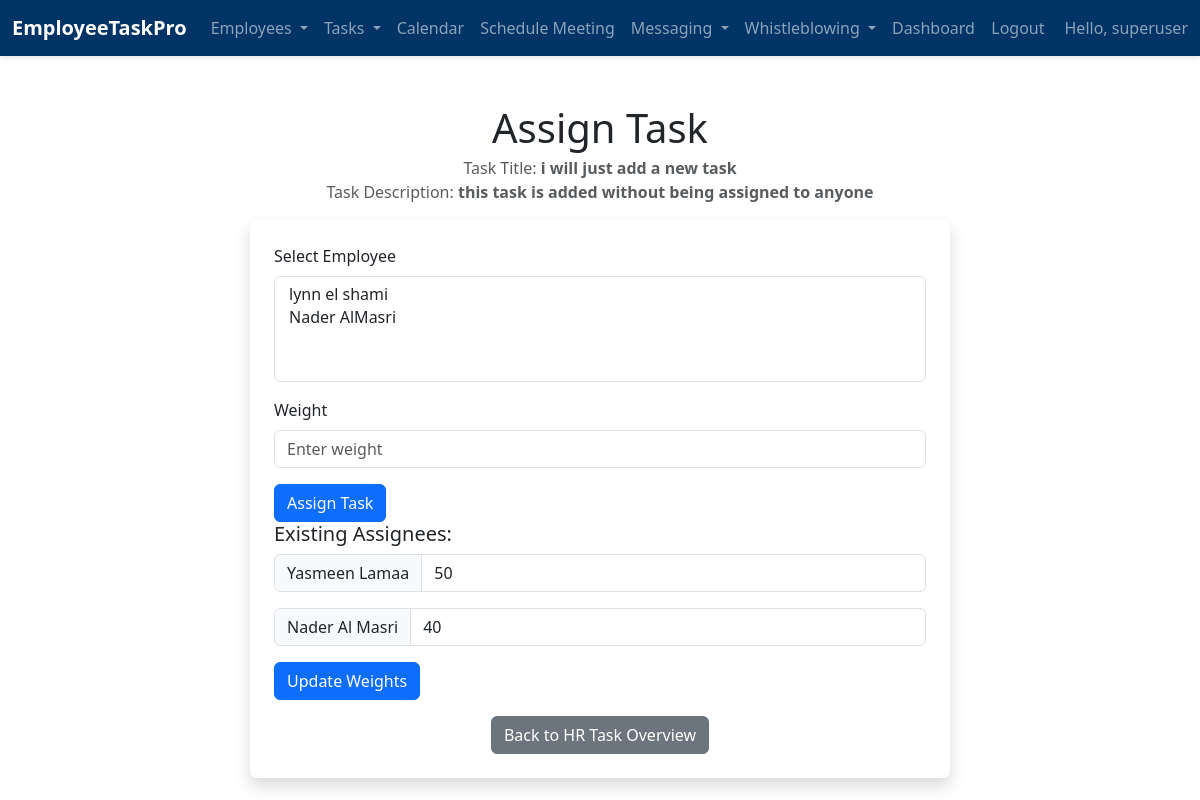
Page /emp/assign-task/30/ (signed in) on the committed database.
### emp/models.py (models this page shows, shortened)
class Task(models.Model):
    title = models.CharField(max_length=200)
    description = models.TextField(blank=True, null=True)
    deadline = models.DateTimeField(null=True, blank=True)
    feedback = models.TextField(blank=True, null=True)
    urgency = models.CharField(
        max_length=50,
        choices=[('Low', 'Low'), ('Medium', 'Medium'), ('High', 'High')],
        default='Low'
    )
    status = models.CharField(
        max_length=50,
        choices=[('Not Started', 'Not Started'), ('In Progress', 'In Progress'), ('Completed', 'Completed')],
        default='Not Started'
    )
    progress_percentage = models.IntegerField(default=0, validators=[MinValueValidator(0), MaxValueValidator(100)],
                                              help_text='Progress percentage for tasks that are "In Progress"')
    date_created = models.DateTimeField(default=timezone.now)
    date_updated = models.DateTimeField(auto_now=True)

class TaskAssignee(models.Model):
    task = models.ForeignKey('Task', on_delete=models.CASCADE)
    emp = models.ForeignKey('Emp', on_delete=models.CASCADE)
    weight = models.IntegerField(help_text='Percentage of task responsibility')
    status = models.CharField(
        max_length=50,
        choices=[('Not Started', 'Not Started'), ('In Progress', 'In Progress'), ('Completed', 'Completed')],
        default='Not Started'
    )
    progress = models.IntegerField(default=0, help_text='Specific progress for tasks that are "In Progress"', validators=[MinValueValidator(0), MaxValueValidator(100)])
    class Meta:
        unique_together = ('task', 'emp')

class Emp(models.Model):
    firstname=models.CharField(max_length=200)
    fathername=models.CharField(max_length=200)
    lastname=models.CharField(max_length=200)
    gender = models.TextField(blank=True,null= True)
    dob = models.DateField(blank=True,null= True)
    emp_id=models.CharField(max_length=200)
    phone = models.CharField(max_length=20, null=True)
    email = models.EmailField(null=True)
    date_hired = models.DateField(default=timezone.now)
    salary = models.FloatField(default=0)
    date_added = models.DateTimeField(default=timezone.now)
    date_updated = models.DateTimeField(auto_now=True)
    address = models.CharField(max_length=100, null=True)
    status=models.BooleanField(default=True)
    department=models.CharField(max_length=200, null=True)
    user = models.OneToOneField(User, on_delete=models.CASCADE, null=True)

### emp/views.py (the view, shortened to what this page needs)
# urls.py: path('assign-task/<int:task_id>/', assign_task, name='assign_task'),  # URL for assigning a task
@login_required
def assign_task(request, task_id):
    task = get_object_or_404(Task, pk=task_id)
    unassigned_employees = Emp.objects.exclude(taskassignee__task=task).filter(status=True)
    existing_assignees = TaskAssignee.objects.filter(task=task)
    context = {
        'task': task,
        'unassigned_employees': unassigned_employees,
        'existing_assignees': existing_assignees,
    }
    return render(request, 'emp/assign_task.html', context)

### emp/context_processors.py (called while the page is built)
def user_roles(request):
    is_hr_or_manager = request.user.groups.filter(name__in=['HR', 'Manager']).exists()
    is_employee = request.user.groups.filter(name='Employee').exists()
    return {
        'is_hr_or_manager': is_hr_or_manager,
        'is_employee': is_employee,
    }

### templates/emp/assign_task.html (shortened to what this page needs)
{% load static %}
<!doctype html>
<html lang="en">
<head>
    <link href="https://cdn.jsdelivr.net/npm/bootstrap@5.2.2/dist/css/bootstrap.min.css" rel="stylesheet">
    <link rel="stylesheet" href="{% static 'css/assigntask.css' %}">
    <link href="https://cdn.jsdelivr.net/npm/bootstrap@5.3.0/dist/css/bootstrap.min.css" rel="stylesheet">
</head>
<body>
    {% include 'emp/navbar.html' %}
    <div class="container mt-5">
        <h1 class="text-center mb-1">Assign Task</h1>
        <p class="text-muted text-center">Task Title: <strong>{{ task.title }}</strong><br>Task Description: <strong>{{ task.description }}</strong></p>
        <div class="assignment-form shadow p-4 rounded">
            <form method="post" id="assignTaskForm">
                <div class="mb-3">
                    <label for="employees" class="form-label">Select Employee</label>
                    <select name="employees" id="employees" class="form-select" multiple>
                        {% for emp in unassigned_employees %}
                            <option value="{{ emp.id }}">{{ emp.firstname }} {{ emp.lastname }}</option>
                        {% endfor %}
                    </select>
                </div>
                <div class="mb-3">
                    <label for="weights" class="form-label">Weight</label>
                    <input type="number" name="weights" id="weights" class="form-control" placeholder="Enter weight">
                </div>
                <button type="submit" class="btn btn-primary">Assign Task</button>
            </form>
            {% if existing_assignees %}
                <div class="mb-3">
                    <h5>Existing Assignees:</h5>
                    <form method="post" action="{% url 'emp:update_weights' task.id %}">
                        {% for assignee in existing_assignees %}
                            <div class="input-group mb-3">
                                <span class="input-group-text">{{ assignee.emp.firstname }} {{ assignee.emp.lastname }}</span>
                                <input type="number" name="existing_weight_{{ assignee.id }}" class="form-control" placeholder="Enter weight" value="{{ assignee.weight }}">
                            </div>
                        {% endfor %}
                        <button type="submit" class="btn btn-primary">Update Weights</button>
                    </form>
                </div>
            {% endif %}
             <div class="text-center">
                <a href="{% url 'emp:hr_task_overview' %}" class="btn btn-secondary">Back to HR Task Overview</a>
            </div>
        </div>
    </div>
</body>
</html>

### templates/emp/navbar.html (shortened to what this page needs)
{% load static %}
<!DOCTYPE html>
<html lang="en">
<head>
    <link rel="stylesheet" href="{% static 'css/navbar.css' %}">
    <link href="https://cdn.jsdelivr.net/npm/bootstrap@5.3.0/dist/css/bootstrap.min.css" rel="stylesheet">
    <link rel="stylesheet" href="https://cdnjs.cloudflare.com/ajax/libs/font-awesome/5.15.4/css/all.min.css" />
</head>
<body>
    {% if request.user.is_authenticated %}
    <nav class="navbar navbar-expand-lg navbar-dark" style="background-color:  #003366">
        <div class="container-fluid">
            <a class="navbar-brand" href="/emp/">EmployeeTaskPro</a>
            <div class="collapse navbar-collapse" id="navbarSupportedContent">
                <ul class="navbar-nav me-auto mb-2 mb-lg-0">
                    {% if is_hr_or_manager %}
                    <li class="nav-item dropdown">
                        <a class="nav-link dropdown-toggle" href="#" id="navbarDropdownMenuLink" role="button" data-bs-toggle="dropdown" aria-expanded="false">
                            Employees
                        </a>
                    </li>
                    <li class="nav-item dropdown">
                        <a class="nav-link dropdown-toggle" href="#" id="navbarDropdownTasks" role="button" data-bs-toggle="dropdown" aria-expanded="false">
                            Tasks
                        </a>
                    </li>
                    <li class="nav-item">
                        <a class="nav-link" href="/emp/calendar/">Calendar</a>
                    </li>
                    <li class="nav-item">
                        <a class="nav-link" href="/emp/add-meeting/">Schedule Meeting</a>
                    </li>
                    {% endif %}
                    <li class="nav-item dropdown">
                        <a class="nav-link dropdown-toggle" href="#" id="navbarDropdownMessaging" role="button" data-bs-toggle="dropdown" aria-expanded="false">
                            Messaging
                        </a>
                    </li>
                    {% if request.user.is_authenticated %}
                    <li class="nav-item dropdown">
                        <a class="nav-link dropdown-toggle" href="#" id="navbarDropdownWhistleblowing" role="button" data-bs-toggle="dropdown" aria-expanded="false">
                            Whistleblowing
                        </a>
                    </li>
                    {% endif %}
                    <li class="nav-item">
                        <a class="nav-link" href="/emp/emp-dashboard/">Dashboard</a>
                    </li>
                </ul>
                <ul class="navbar-nav ms-auto mb-2 mb-lg-0">
                    {% if request.user.is_authenticated %}
                    <li class="nav-item">
                        <form action="{% url 'logout' %}" method="post">
                            <button type="submit" class="btn btn-link nav-link" style="padding: 0; border: none; background: none; margin-right: 20px;">Logout</button>
                        </form>
                    </li>
                    {% else %}
                    <li class="nav-item">
                    </li>
                    {% endif %}
                    <li class="nav-item">
                        <span class="navbar-text mr-3">
                        Hello, {{ request.user.username }}
                        </span>
                    </li>
                </ul>
            </div>
        </div>
    </nav>
{% endif %}
</body>
</html>

### static/css/assigntask.css (style rules this page uses)
body { font-family: 'Helvetica Neue', Arial, sans-serif; background-color: #f8f9fa; margin: 0; padding-top: 20px; }
h1 { color: #495057; font-weight: 500; margin-bottom: 1.5rem; }
.assignment-form { max-width: 700px; margin: auto; background: #fff; border-radius: 8px; }
form { background: transparent; }
label { font-weight: 500; margin-bottom: 0.5rem; }
input, select, textarea { width: 100%; padding: 0.5rem; margin-top: 0.25rem; margin-bottom: 1rem; border: 1px solid #ced4da; border-radius: 0.25rem; box-sizing: border-box; transition: border-color 0.15s ease-in-out, box-shadow 0.15s ease-in-out; }
.btn { padding: 0.375rem 0.75rem; transition: color 0.15s ease-in-out, background-color 0.15s ease-in-out, border-color 0.15s ease-in-out; }
.btn-primary { color: #fff; background-color: #007bff; border-color: #007bff; }

### static/css/navbar.css (style rules this page uses)
body { font-family: 'Arial', sans-serif; margin: 0; padding: 0; background: #f4f4f4; }
.navbar { box-shadow: 0 2px 5px rgba(0,0,0,0.1); font-size: 16px; }
.navbar-brand { font-weight: bold; }
.nav-link { transition: color 0.3s; }
.btn-link { transition: color 0.3s; }

### rows in the picture
Task: title "i will just add a new task", description "this task is added without being assigned to anyone"
TaskAssignee: emp.firstname "Yasmeen", emp.lastname "Lamaa", weight "50"
TaskAssignee: emp.firstname "Nader", emp.lastname "Al Masri", weight "40"

### other values in the picture
{{ request.user.username }} "superuser"
